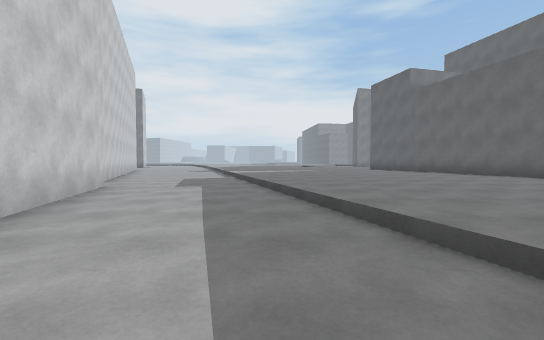
View 1 (above)

16 first-person views from a walk through a Unity game level. The camera is 1.2 m above the floor, tilts 2° down and sees 90° across. The floor is counted in squares, 2 m on a side. Each view is taken from the middle of a square. On the plan, view 1 faces up. The plan holds only what a view shows up to about 9 squares ahead; the rest is blank. The place goes on beyond the plan.

View 2
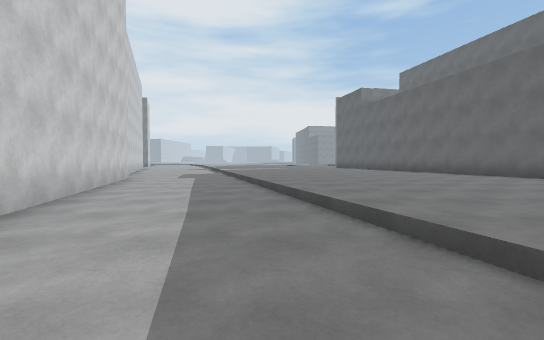

View 3
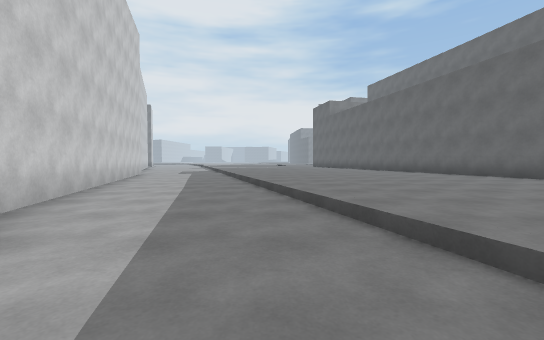

View 4
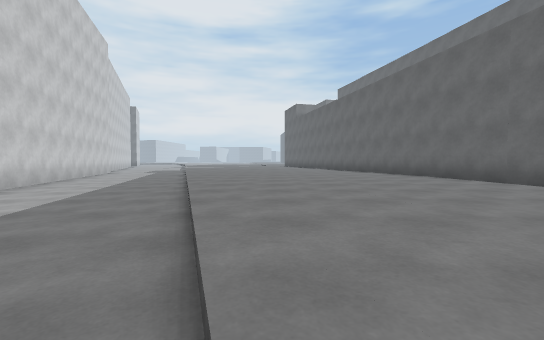

View 5
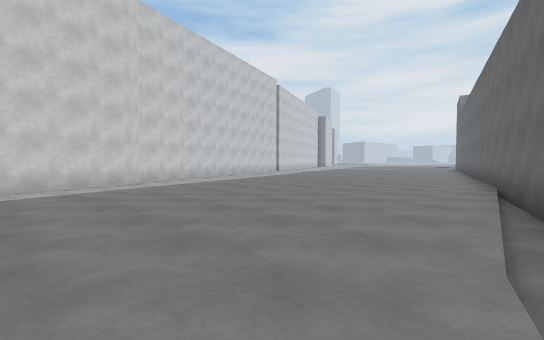

View 6
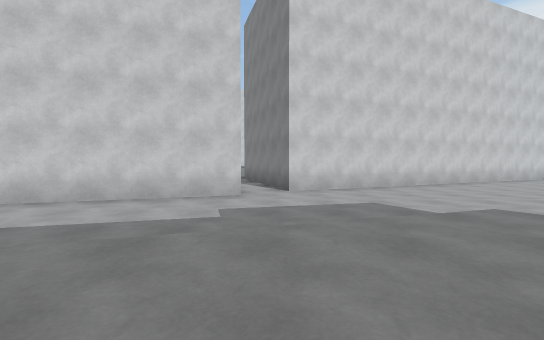

View 7
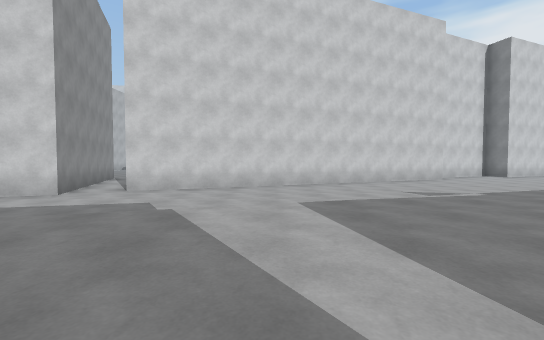

View 8
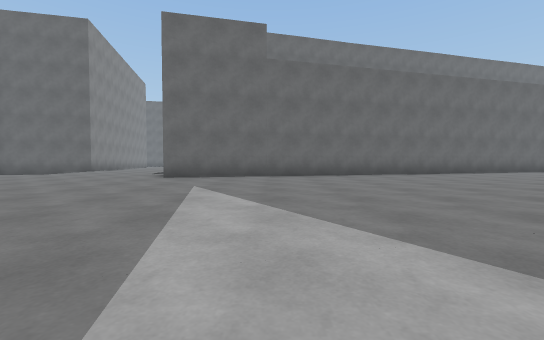

View 9
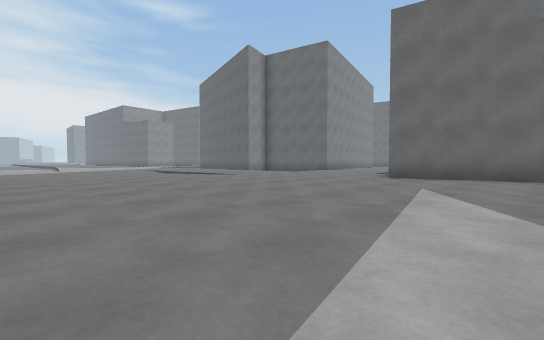

View 10
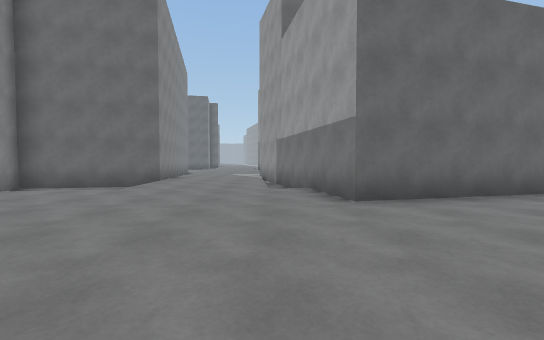

View 11
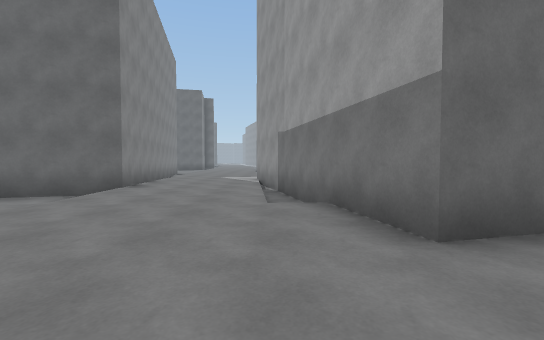

View 12
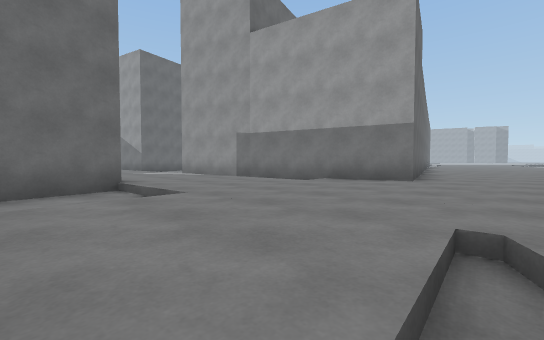

View 13
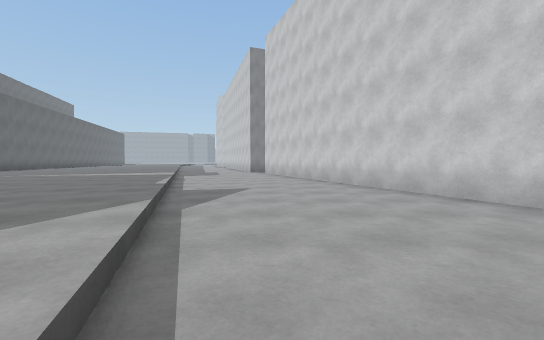

View 14
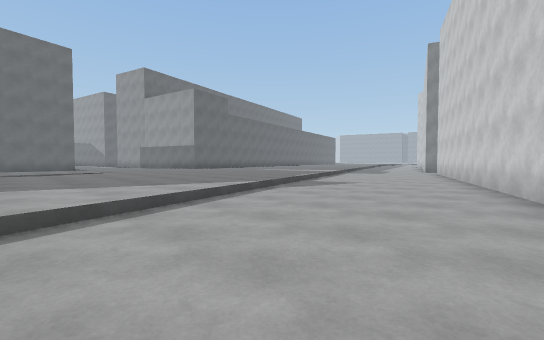

View 15
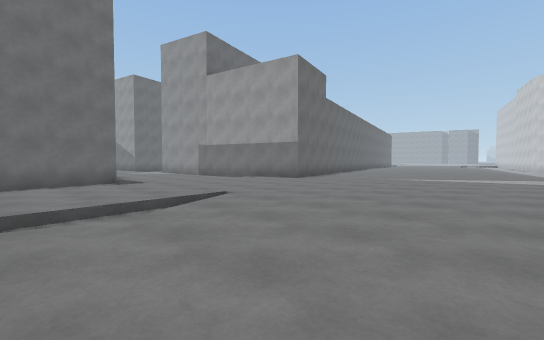

View 16
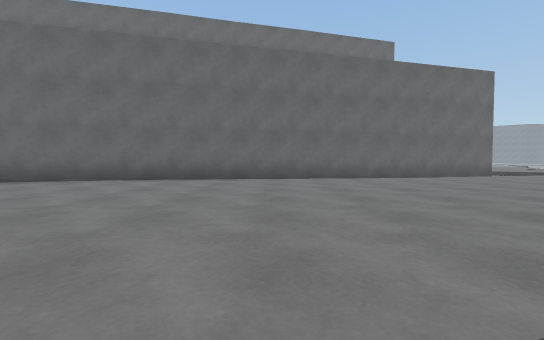

### Floor plan
Key: @ floor where view 1 was taken; # wall or solid block; . main floor; - floor 0.25 m lower than the main floor; / step, stairs or slope.
Columns run from 8 left of view 1 to 12 right of it. Each row starts with its distance up from view 1.
 21 ---/......//../ -#
 20 ----......//... -#
 19 ----.......-...--####
 18 ----/....../.../.....
 17 -----................
 16 #----................
 15 #----/.........///###
 14 #-----........#####
 13 ##----.......##
 12  #----/.......#
 11  ##---/.......#
 10   #----.......#
  9   #----/......##
  8   ##---/.......#
  7   #-----.......#
  6   ###---/......#
  5     #---/......##
  4     ##---.......#
  3      #---/......#
  2      #---/......#
  1      #----......##
  0      ##-@-/......#
 -1       #---/......#
 -2       #----......#
 -3       ##---/.....##
 -4        #---/...../#
 -5        ##---...../#
 -6         #---/..../#
 -7         #---/.....#

Where each view was taken, in squares from view 1:
view 1: 0 up, 0 right, facing up
view 2: 3 down, 1 right, facing up
view 3: 6 down, 2 right, facing up
view 4: 7 down, 4 right, facing up
view 5: 7 down, 9 right, facing up-left
view 6: 7 up, 2 right, facing left
view 7: 11 up, 2 right, facing left
view 8: 11 up, 2 left, facing right
view 9: 11 up, 2 left, facing up-right
view 10: 15 up, 1 right, facing right
view 11: 15 up, 3 right, facing right
view 12: 20 up, 3 right, facing down-right
view 13: 20 up, 5 left, facing down
view 14: 21 up, 8 left, facing down-right
view 15: 21 up, 1 left, facing down-right
view 16: 2 down, 2 right, facing right
